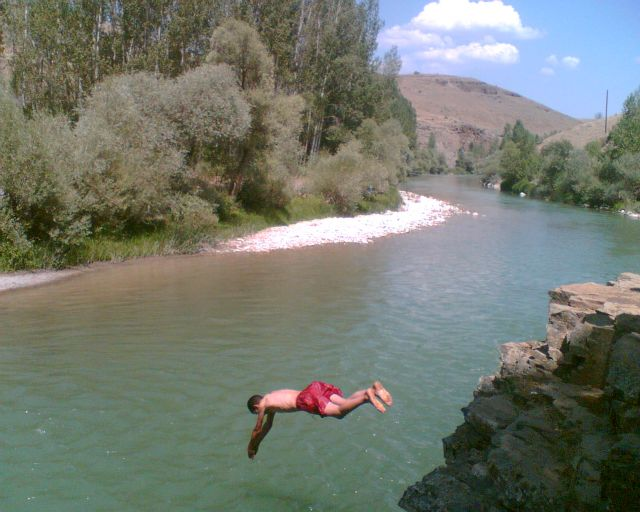
#> input picture goruntu.jpg, 640 x 512 px
$ python inpainting.py
#> lines starting #> are read from the running program, lines starting #| are printed output that depends on the picture; after the words box and inside, x2 and y2 are one past the last pixel; in counts of white or black regions, pixels touching at a corner belong together
# -*- coding: utf-8 -*-
"""
Created on Wed Aug  5 11:37:31 2020

@author: Mahmut
"""


import cv2
import numpy as np

img2=cv2.imread('goruntu.jpg')
#> img2 is the input picture: shape (512, 640, 3); mean B, G, R 111, 121.1, 115.3
img2=cv2.resize(img2, (400,400))
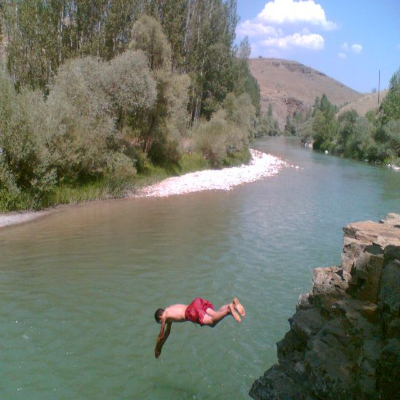
#> img2: shape (400, 400, 3); mean B, G, R 110.9, 121, 115.2


drawing=False
mode=True
ix,iy=-1,-1

def draw(event,x,y,flags,param):
    global ix,iy,drawing,mode

    if event==cv2.EVENT_LBUTTONDOWN:
        drawing==True
        ix,iy=x,y

    elif event==cv2.EVENT_MOUSEMOVE:
        if drawing==True:
            if mode==True:
                cv2.rectangle(img,(ix,iy),(x,y),(255,255,255),-1)
                cv2.rectangle(img2,(ix,iy),(x,y),(255,0,0),1)
            else:
                cv2.line(img,(ix,iy),(x,y),(255,255,255),5)
                cv2.line(img2,(ix,iy),(x,y),(255,0,0),5)


    elif event==cv2.EVENT_LBUTTONUP:
        drawing=False
        if mode==True:
            print(x)
            cv2.rectangle(img,(ix,iy),(x,y),(255,255,255),-1)
            cv2.rectangle(img2,(ix,iy),(x,y),(255,0,0),1)
        else:
            cv2.line(img,(ix,iy),(x,y),(255,255,255),5)
            cv2.line(img2,(ix,iy),(x,y),(255,0,0),5)
            # cv2.circle(img,(ix,iy),3,(0,0,255),-1)
            # cv2.circle(img2,(ix,iy),3,(0,0,255),-1)


cv2.namedWindow('İslem penceresi')
cv2.setMouseCallback('İslem penceresi',draw)
img = np.ones((400,400,3), np.uint8)

while(1):
    # cv2.putText(img2,'Duz cizgi cizmek isterseniz m harfine basiniz',(100,20),cv2.FONT_HERSHEY_TRIPLEX,0.5,(0,255,0))
    cv2.setMouseCallback('İslem penceresi',draw)
    img=cv2.cvtColor(img,cv2.COLOR_RGB2BGR)
#> img: shape (400, 400, 3); every value is 1
    img=cv2.cvtColor(img,cv2.COLOR_BGR2GRAY)
#> img: shape (400, 400); every value is 1

    # cv2.imshow('image',img)
    cv2.imshow('İslem penceresi',img2)


    dst = cv2.inpaint(img2,img,3,cv2.INPAINT_TELEA)
    dst2 = cv2.inpaint(img2,img,3,cv2.INPAINT_NS)

    cv2.putText(dst,'TELEA_METHOF',(25,50),cv2.FONT_HERSHEY_TRIPLEX,0.5,(0,255,0))
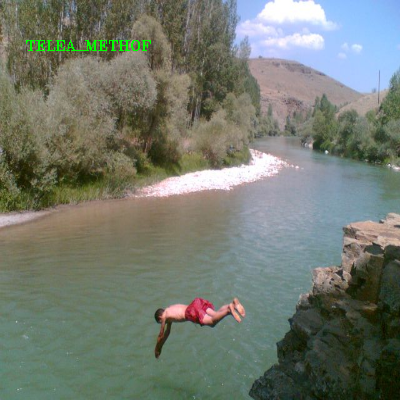
#> dst: shape (400, 400, 3); 0.33% of pixels changed, all inside (x1, y1, x2, y2) = (26, 40, 151, 51)
    cv2.putText(dst2,'NS_METHOD',(25,50),cv2.FONT_HERSHEY_TRIPLEX,0.5,(0,255,0))
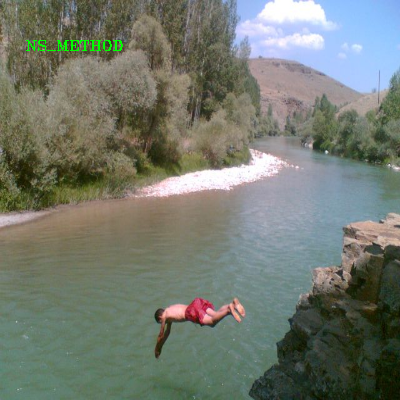
#> dst2: shape (400, 400, 3); 0.26% of pixels changed, all inside (x1, y1, x2, y2) = (26, 40, 123, 51)

    # cv2.imshow('TELEA_METHOD',dst)
    # cv2.imshow('NS_METHOD',dst2)
    img=img=cv2.cvtColor(img,cv2.COLOR_RGB2BGR)
    result=np.vstack((np.hstack((img,img2)),np.hstack((dst,dst2))))
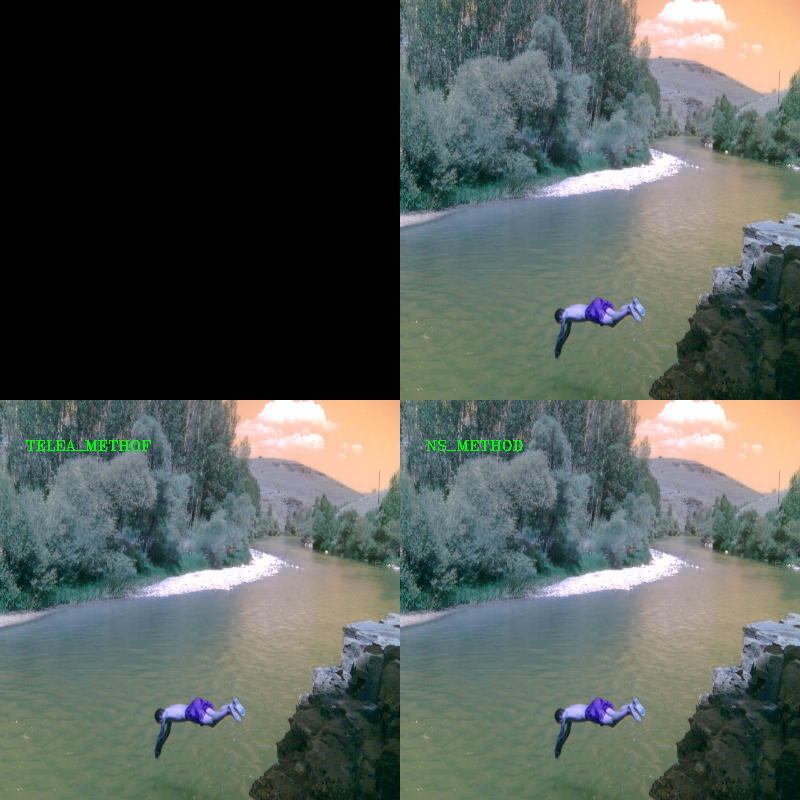
#> result: shape (800, 800, 3); mean R, G, B 83.3, 91.2, 86.5

    cv2.imshow('Result',result)


    k = cv2.waitKey(1) & 0xFF
#> (key Esc is pressed here)
    if k == ord('m'):
        mode = not mode
    elif k == 27:
        break
cv2.destroyAllWindows()
